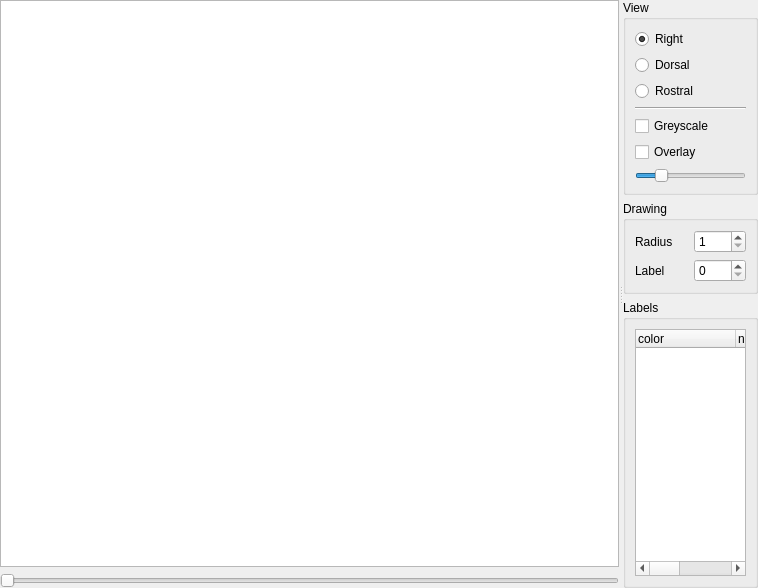
<?xml version="1.0" encoding="UTF-8"?>
<ui version="4.0">
 <class>Form</class>
 <widget class="QWidget" name="Form">
  <property name="geometry">
   <rect>
    <x>0</x>
    <y>0</y>
    <width>758</width>
    <height>588</height>
   </rect>
  </property>
  <property name="windowTitle">
   <string>Form</string>
  </property>
  <layout class="QGridLayout" name="gridLayout_6">
   <property name="margin">
    <number>0</number>
   </property>
   <property name="spacing">
    <number>0</number>
   </property>
   <item row="0" column="0">
    <widget class="QSplitter" name="splitter">
     <property name="orientation">
      <enum>Qt::Horizontal</enum>
     </property>
     <widget class="QWidget" name="widget" native="true">
      <property name="sizePolicy">
       <sizepolicy hsizetype="Preferred" vsizetype="Preferred">
        <horstretch>10</horstretch>
        <verstretch>0</verstretch>
       </sizepolicy>
      </property>
      <layout class="QGridLayout" name="gridLayout_5">
       <item row="0" column="0">
        <widget class="GraphicsView" name="view">
         <property name="sizePolicy">
          <sizepolicy hsizetype="Expanding" vsizetype="Expanding">
           <horstretch>10</horstretch>
           <verstretch>0</verstretch>
          </sizepolicy>
         </property>
        </widget>
       </item>
       <item row="1" column="0">
        <widget class="QSlider" name="zSlider">
         <property name="orientation">
          <enum>Qt::Horizontal</enum>
         </property>
        </widget>
       </item>
      </layout>
     </widget>
     <widget class="QWidget" name="widget" native="true">
      <property name="sizePolicy">
       <sizepolicy hsizetype="Preferred" vsizetype="Preferred">
        <horstretch>2</horstretch>
        <verstretch>0</verstretch>
       </sizepolicy>
      </property>
      <layout class="QGridLayout" name="gridLayout_4">
       <item row="0" column="0">
        <widget class="QGroupBox" name="groupBox">
         <property name="sizePolicy">
          <sizepolicy hsizetype="Preferred" vsizetype="Preferred">
           <horstretch>1</horstretch>
           <verstretch>0</verstretch>
          </sizepolicy>
         </property>
         <property name="title">
          <string>View</string>
         </property>
         <layout class="QGridLayout" name="gridLayout">
          <item row="1" column="1">
           <widget class="QRadioButton" name="dorsalRadio">
            <property name="text">
             <string>Dorsal</string>
            </property>
           </widget>
          </item>
          <item row="2" column="1">
           <widget class="QRadioButton" name="rostralRadio">
            <property name="text">
             <string>Rostral</string>
            </property>
           </widget>
          </item>
          <item row="0" column="1">
           <widget class="QRadioButton" name="rightRadio">
            <property name="text">
             <string>Right</string>
            </property>
            <property name="checked">
             <bool>true</bool>
            </property>
           </widget>
          </item>
          <item row="4" column="1">
           <widget class="QCheckBox" name="greyCheck">
            <property name="text">
             <string>Greyscale</string>
            </property>
           </widget>
          </item>
          <item row="6" column="1">
           <widget class="QSlider" name="labelSlider">
            <property name="maximum">
             <number>255</number>
            </property>
            <property name="value">
             <number>50</number>
            </property>
            <property name="orientation">
             <enum>Qt::Horizontal</enum>
            </property>
           </widget>
          </item>
          <item row="3" column="1">
           <widget class="Line" name="line">
            <property name="orientation">
             <enum>Qt::Horizontal</enum>
            </property>
           </widget>
          </item>
          <item row="5" column="1">
           <widget class="QCheckBox" name="overlayCheck">
            <property name="text">
             <string>Overlay</string>
            </property>
           </widget>
          </item>
         </layout>
        </widget>
       </item>
       <item row="1" column="0">
        <widget class="QGroupBox" name="groupBox_3">
         <property name="title">
          <string>Drawing</string>
         </property>
         <layout class="QGridLayout" name="gridLayout_3">
          <item row="0" column="0">
           <widget class="QLabel" name="label">
            <property name="text">
             <string>Radius</string>
            </property>
           </widget>
          </item>
          <item row="0" column="1">
           <widget class="QSpinBox" name="radiusSpin">
            <property name="minimum">
             <number>1</number>
            </property>
           </widget>
          </item>
          <item row="1" column="0">
           <widget class="QLabel" name="label_2">
            <property name="text">
             <string>Label</string>
            </property>
           </widget>
          </item>
          <item row="1" column="1">
           <widget class="QSpinBox" name="labelSpin">
            <property name="minimum">
             <number>0</number>
            </property>
            <property name="maximum">
             <number>15</number>
            </property>
            <property name="value">
             <number>0</number>
            </property>
           </widget>
          </item>
         </layout>
        </widget>
       </item>
       <item row="2" column="0">
        <widget class="QGroupBox" name="groupBox_2">
         <property name="title">
          <string>Labels</string>
         </property>
         <layout class="QGridLayout" name="gridLayout_2">
          <item row="0" column="0">
           <widget class="TreeWidget" name="labelTree">
            <property name="rootIsDecorated">
             <bool>false</bool>
            </property>
            <property name="itemsExpandable">
             <bool>false</bool>
            </property>
            <property name="expandsOnDoubleClick">
             <bool>false</bool>
            </property>
            <attribute name="headerDefaultSectionSize">
             <number>100</number>
            </attribute>
            <column>
             <property name="text">
              <string>color</string>
             </property>
            </column>
            <column>
             <property name="text">
              <string notr="true">name</string>
             </property>
            </column>
            <column>
             <property name="text">
              <string>id</string>
             </property>
            </column>
           </widget>
          </item>
         </layout>
        </widget>
       </item>
      </layout>
     </widget>
    </widget>
   </item>
  </layout>
 </widget>
 <customwidgets>
  <customwidget>
   <class>GraphicsView</class>
   <extends>QGraphicsView</extends>
   <header>acq4.pyqtgraph</header>
  </customwidget>
  <customwidget>
   <class>TreeWidget</class>
   <extends>QTreeWidget</extends>
   <header>acq4.pyqtgraph</header>
  </customwidget>
 </customwidgets>
 <resources/>
 <connections/>
</ui>
